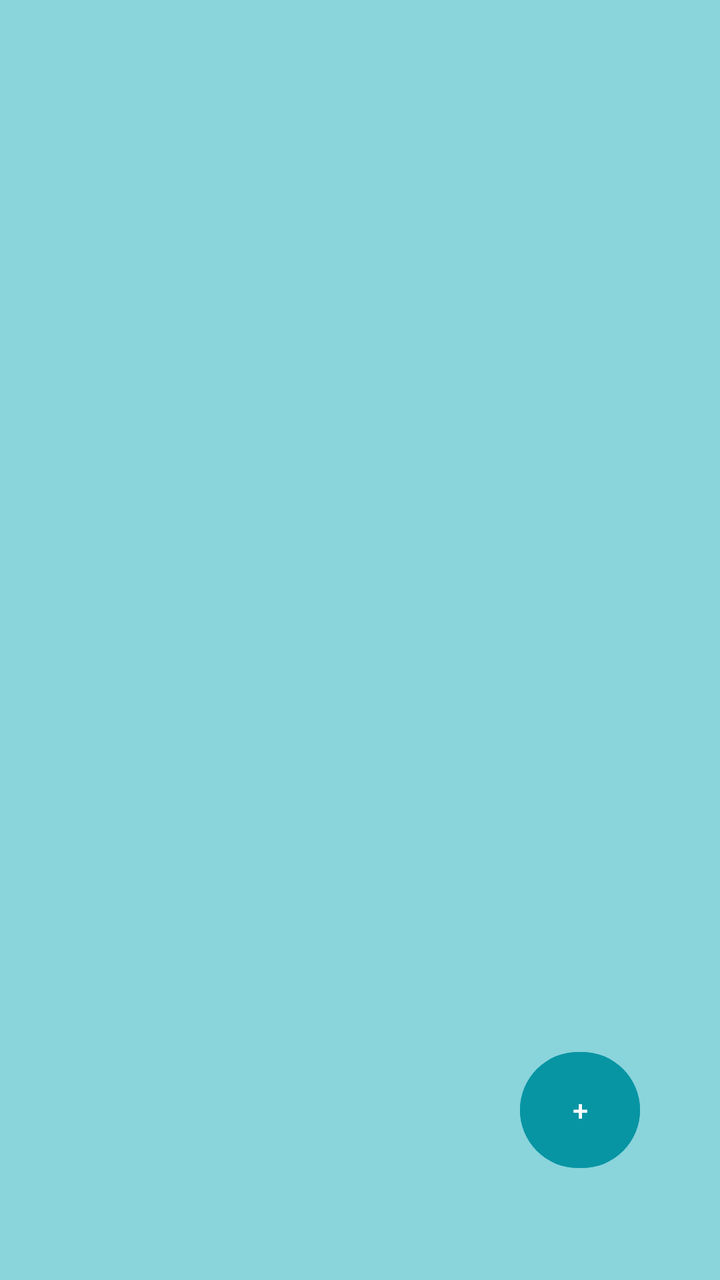
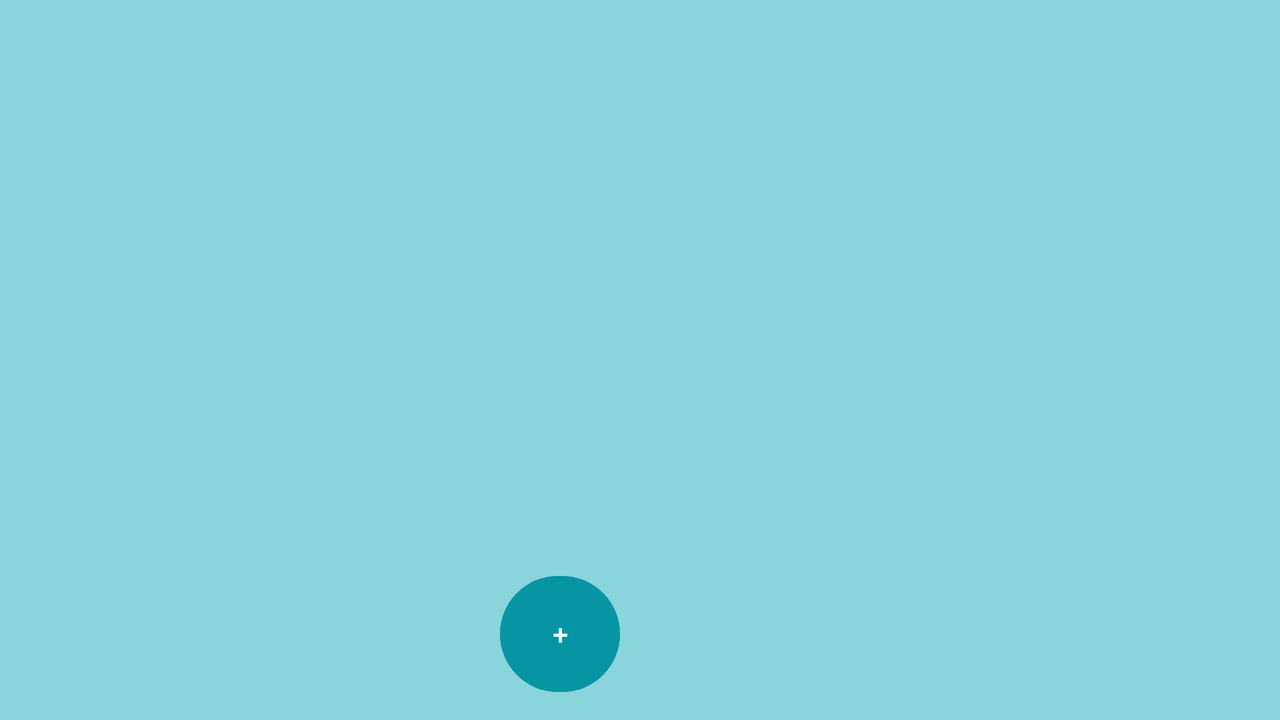

One screen, two layout resources from the same app: the default and the repository's alternative for another configuration. Each is rendered where Android would select it; the XML of both is given below.
<!-- AndroidManifest.xml: application theme Theme.ShopListAppSum -->
<!-- res/layout/activity_main.xml -->
<?xml version="1.0" encoding="utf-8"?>
<androidx.constraintlayout.widget.ConstraintLayout xmlns:android="http://schemas.android.com/apk/res/android"
    xmlns:app="http://schemas.android.com/apk/res-auto"
    xmlns:tools="http://schemas.android.com/tools"
    android:layout_width="match_parent"
    android:layout_height="match_parent"
    android:background="#8AD4DC"
    tools:context=".presentation.MainActivity">

    <ScrollView
        android:layout_width="match_parent"
        android:layout_height="match_parent">

        <LinearLayout
            android:id="@+id/llShopList"
            android:layout_width="match_parent"
            android:layout_height="wrap_content"
            android:orientation="vertical"
            app:layout_constraintBottom_toBottomOf="parent"
            app:layout_constraintTop_toTopOf="parent" />
    </ScrollView>



    <androidx.recyclerview.widget.RecyclerView
        android:id="@+id/recyclerView"
        android:layout_width="match_parent"
        android:layout_height="match_parent"
        android:visibility="gone"
        app:layoutManager="androidx.recyclerview.widget.LinearLayoutManager"
        app:layout_constraintBottom_toBottomOf="parent"
        app:layout_constraintEnd_toEndOf="parent"
        app:layout_constraintStart_toStartOf="parent"
        app:layout_constraintTop_toTopOf="parent"
        tools:listitem="@layout/item_shop_disabled">


    </androidx.recyclerview.widget.RecyclerView>

    <Button
        android:id="@+id/bAddShopItem"
        android:layout_width="60dp"
        android:layout_height="66dp"
        android:layout_marginEnd="40dp"
        android:layout_marginBottom="52dp"
        android:backgroundTint="#0795A4"
        android:text="+"
        app:layout_constraintBottom_toBottomOf="parent"
        app:layout_constraintEnd_toEndOf="parent" />


</androidx.constraintlayout.widget.ConstraintLayout>
<!-- res/layout/item_shop_disabled.xml (included above) -->
<?xml version="1.0" encoding="utf-8"?>
<androidx.cardview.widget.CardView

    xmlns:android="http://schemas.android.com/apk/res/android"
    xmlns:app="http://schemas.android.com/apk/res-auto"
    xmlns:tools="http://schemas.android.com/tools"
    android:layout_width="match_parent"
    android:layout_height="80dp"
    app:cardCornerRadius="8dp"
    app:cardElevation="1dp"
    tools:targetApi="s"
    android:backgroundTint="#B1ACC5"
    app:cardUseCompatPadding="true"
    >


    <androidx.constraintlayout.widget.ConstraintLayout
        android:layout_width="match_parent"
        android:layout_height="match_parent"
        >

        <TextView
            android:id="@+id/tvCount"
            android:layout_width="wrap_content"
            android:layout_height="wrap_content"
            android:layout_marginEnd="10dp"
            tools:text="10"
            android:layout_marginStart="10dp"
            android:textColor="@color/white"
            android:textSize="20sp"
            app:layout_constraintBottom_toBottomOf="parent"
            app:layout_constraintEnd_toEndOf="parent"
            app:layout_constraintTop_toTopOf="parent" />

        <TextView
            android:id="@+id/tvName"
            android:layout_width="wrap_content"
            android:layout_height="wrap_content"
            android:layout_marginStart="10dp"
            android:textColor="@color/white"
            android:textSize="20sp"
            tools:text="Салфетки"
            app:layout_constraintBottom_toBottomOf="parent"
            app:layout_constraintStart_toStartOf="parent"
            app:layout_constraintTop_toTopOf="parent" />
    </androidx.constraintlayout.widget.ConstraintLayout>

</androidx.cardview.widget.CardView>
<!-- resources referenced by this layout -->
<resources>
  <style name="Theme.ShopListAppSum" parent="Base.Theme.ShopListAppSum" />
  <style name="Base.Theme.ShopListAppSum" parent="Theme.Material3.DayNight.NoActionBar">
          
          
      </style>
</resources>
<!-- res/layout-land/activity_main.xml (the repository's variant of the layout above) -->
<!-- drawn on the phone turned sideways -->
<?xml version="1.0" encoding="utf-8"?>
<androidx.constraintlayout.widget.ConstraintLayout xmlns:android="http://schemas.android.com/apk/res/android"
    xmlns:app="http://schemas.android.com/apk/res-auto"
    xmlns:tools="http://schemas.android.com/tools"
    android:layout_width="match_parent"
    android:layout_height="match_parent"
    android:background="#8AD4DC"
    tools:context=".presentation.MainActivity">


    <androidx.recyclerview.widget.RecyclerView
        android:id="@+id/recyclerView"
        android:layout_width="0dp"
        android:layout_height="0dp"
        app:layoutManager="androidx.recyclerview.widget.LinearLayoutManager"
        app:layout_constraintBottom_toBottomOf="parent"
        app:layout_constraintEnd_toStartOf="@+id/guideline_middle"
        app:layout_constraintStart_toStartOf="parent"
        app:layout_constraintTop_toTopOf="parent"
        app:layout_constraintVertical_bias="0.545"
        tools:listitem="@layout/item_shop_disabled">


    </androidx.recyclerview.widget.RecyclerView>

    <Button
        android:id="@+id/bAddShopItem"
        android:layout_width="60dp"
        android:layout_height="66dp"
        android:layout_marginEnd="10dp"
        android:layout_marginBottom="10dp"
        android:backgroundTint="#0795A4"
        android:text="+"
        app:layout_constraintBottom_toBottomOf="@+id/recyclerView"
        app:layout_constraintEnd_toEndOf="@+id/recyclerView" />

    <androidx.constraintlayout.widget.Guideline
        android:id="@+id/guideline_middle"
        android:layout_width="wrap_content"
        android:layout_height="wrap_content"
        android:orientation="vertical"
        app:layout_constraintGuide_percent="0.5" />

    <androidx.fragment.app.FragmentContainerView
        android:id="@+id/shop_item_container"
        android:layout_width="0dp"
        android:layout_height="match_parent"
        app:layout_constraintBottom_toBottomOf="parent"
        app:layout_constraintEnd_toEndOf="parent"
        app:layout_constraintStart_toStartOf="@id/guideline_middle"
        app:layout_constraintTop_toTopOf="parent" />


</androidx.constraintlayout.widget.ConstraintLayout>
